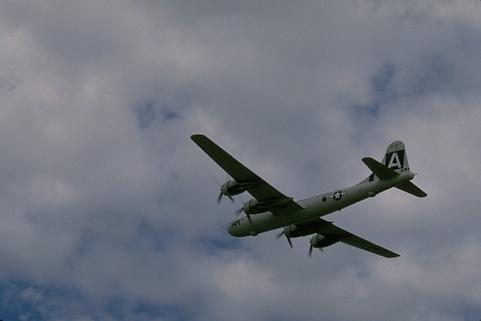
%> input picture hw2/Problem4/bsds_3096.jpg, 481 x 321 px
$ octave problem4p2.m   (GNU Octave 9; MATLAB toolbox functions it lacks are replaced by stand-ins)
%> lines starting %> are read from the running program, lines starting %| are printed output that depends on the picture
### hw2/Problem4/derivative_gaussian_filter.m
function [mag,theta] = derivative_gaussian_filter(I, sigma,hs)
%> called with sigma = 4, hs = 21
% compute magnitude and theta of image I
Dx=[0 0 0;-1 0 1;0 0 0];
Dy=[0 -1 0;0 0 0; 0 1 0];
nc=size(I,3);
%> nc = 3
Hg=gaussFilter(hs,hs,sigma);
Hx=conv2(Hg,Dx,'same');
Hy=conv2(Hg,Dy,'same');
figure;
mesh(Hx);title('G*Dx')
figure;
mesh(Hy); title('G*Dy');
%> after `title('G*Dy')`:
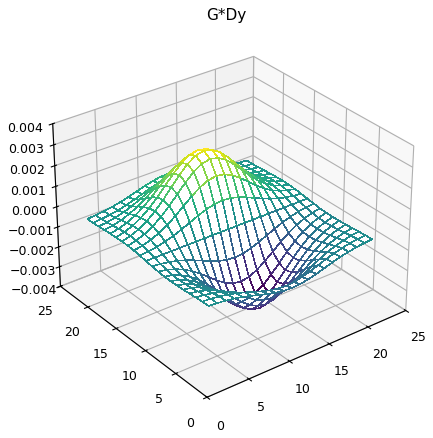
%> figure redrawn from the program's plot data
nc=size(I,3);


for c=1:nc
    diffx(:,:,c)=conv2(double(I(:,:,c)),Hx,'same');
    diffy(:,:,c)=conv2(double(I(:,:,c)),Hy,'same');
    mag(:,:,c)=sqrt(diffx(:,:,c).^2+diffy(:,:,c).^2);
end
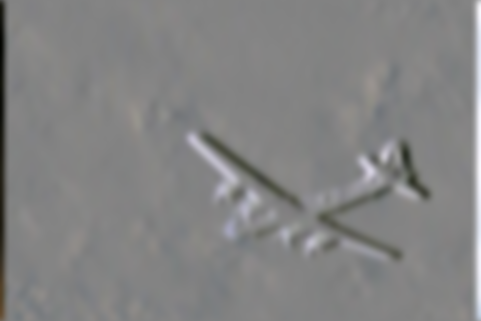
%> diffx: size 321x481x3 double; mean R, G, B -4.97e-05, -3.26e-05, -3e-05; drawn with min black and max white
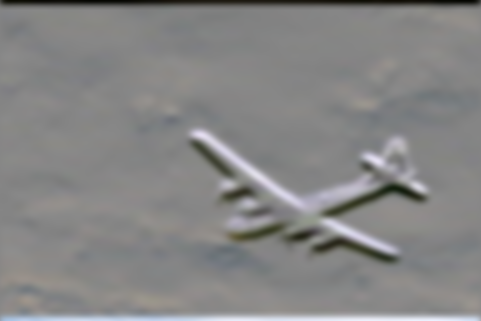
%> diffy: size 321x481x3 double; mean R, G, B 0.000454, 0.000337, 0.000204; drawn with min black and max white
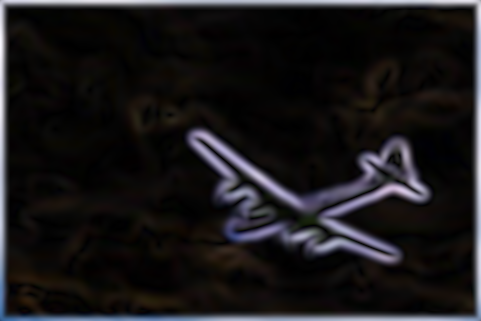
%> mag: size 321x481x3 double; mean R, G, B 0.0121, 0.0113, 0.012; drawn with min black and max white
theta=zeros(size(I,1),size(I,2));

for i=1:size(I,1)
    for j=1:size(I,2)
        if max(mag(i,j,:))==mag(i,j,1)
            theta(i,j)=atan(diffy(i,j,1)/diffx(i,j,1));
        else
            if max(mag(i,j,:))==mag(i,j,2)
             theta(i,j)=atan(diffy(i,j,2)/diffx(i,j,2));
            else
                theta(i,j)=atan(diffy(i,j,3)/diffx(i,j,3));
            end
        end
    end
end
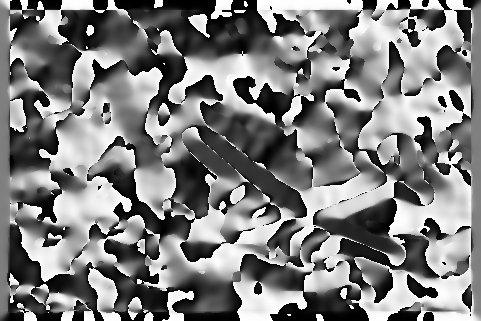
%> theta: size 321x481 double; min -1.57, max 1.57, mean -0.0142; drawn with min black and max white
for i=1:nc
    mag(:,:,i)=uint8((mag(:,:,i)-min(min(mag(:,:,i))))...
        /(max(max(mag(:,:,i)))-min(min(mag(:,:,i))))*255);
end

theta=theta-min(theta(:));

figure;
subplot(1,3,1), imshow(diffx(:,:,1),[]); title('x direction Channel R');
subplot(1,3,2), imshow(diffx(:,:,2),[]); title('x direction Channel G');
subplot(1,3,3), imshow(diffx(:,:,3),[]); title('x direction Channel B');
figure;
subplot(1,3,1), imshow(diffy(:,:,1),[]); title('y direction Channel R');
subplot(1,3,2), imshow(diffy(:,:,2),[]); title('y direction Channel G');
subplot(1,3,3), imshow(diffy(:,:,3),[]); title('y direction Channel B');

### hw2/Problem4/gaussFilter.m
function h = gaussFilter(n1,n2,std)
for i = 1 : n2
    for j = 1 : n1
        u = [j-(n1+1)/2 ;i-(n2+1)/2];
        h(i,j) = gauss(u,std);
    end
end
h = h / sum(h(:));
end

### hw2/Problem4/problem4p2.m
%%
%CS280 HW2 Problem 4 part 2
%Jiaying Shi
%shijy07@berkeley.edu
%
clear all;
close all;
clc;
%%
% IMG_FILE='bsds_253027.jpg';%zibra
IMG_FILE='bsds_3096.jpg';%plane
img=im2single(imread(IMG_FILE));
[mag,theta]=derivative_gaussian_filter(img,4,21);
figure;
subplot(1,3,1),imshow(mag(:,:,1),[]),title('Gradient Magnitude Channel R');
subplot(1,3,2),imshow(mag(:,:,2),[]),title('Gradient Magnitude Channel G');
subplot(1,3,3),imshow(mag(:,:,3),[]),title('Gradient Magnitude Channel B');
figure;
imshow(theta,[]),title('Gradient Orientation');
imwrite(theta,['Thetag_',IMG_FILE],'JPEG');
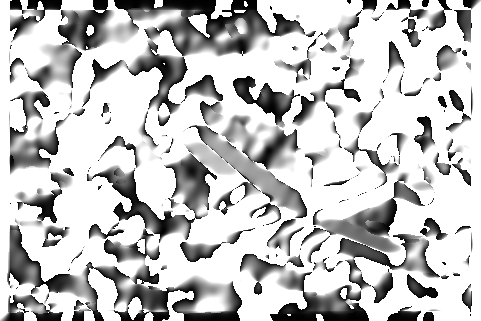
%> saved as Thetag_bsds_3096.jpg: size 321x481 uint8; min 0, max 255, mean 194.7

max_mag=255;
threshold=0.2;
figure;
title('threshold: 0.4 of max magnitude');
mag1=mag;
mag1(mag1<threshold*max_mag)=0;
subplot(1,3,1),imshow(mag1(:,:,1),[]),title('Channel R');
subplot(1,3,2),imshow(mag1(:,:,2),[]),title('Channel G');
subplot(1,3,3),imshow(mag1(:,:,3),[]),title('Channel B');
threshold=0.4;
mag2=mag;
figure;
title('threshold: 0.6 of max magnitude');
mag2(mag2<threshold*max_mag)=0;
subplot(1,3,1),imshow(mag2(:,:,1),[]),title('Channel R');
subplot(1,3,2),imshow(mag2(:,:,2),[]),title('Channel G');
subplot(1,3,3),imshow(mag2(:,:,3),[]),title('Channel B');

threshold=0.6;
mag3=mag;
figure;
title('threshold: 0.8 of max magnitude');
mag3(mag3<threshold*max_mag)=0;
subplot(1,3,1),imshow(mag3(:,:,1),[]),title('Channel R');
subplot(1,3,2),imshow(mag3(:,:,2),[]),title('Channel G');
subplot(1,3,3),imshow(mag3(:,:,3),[]),title('Channel B');

theta1=theta;
theta2=theta;
theta3=theta;
t1=0.4;
t2=0.6;
t3=0.8;
max_theta=max(theta(:));
%> max_theta = 3.14
theta1(max(mag,[],3)<max_mag*t1)=0;
theta2(max(mag,[],3)<max_mag*t2)=0;
theta3(max(mag,[],3)<max_mag*t3)=0;
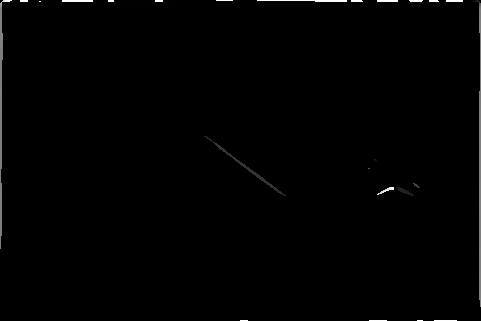
%> theta3: size 321x481 double; min 0, max 3.14, mean 0.0219; drawn with min black and max white

figure;
subplot(1,3,1),imshow(theta1,[]);title('threshold: 0.4 of max mag');
subplot(1,3,2),imshow(theta2,[]);title('threshold: 0.6 of max mag');
subplot(1,3,3),imshow(theta3,[]);title('threshold: 0.8 of max mag');

$ run again, with hw2/Problem4/bsds_156065.jpg copied over hw2/Problem4/bsds_3096.jpg
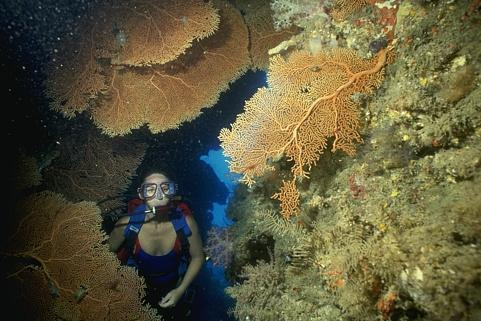
%> input picture hw2/Problem4/bsds_156065.jpg, 481 x 321 px
%> max_theta = 3.14
%> `theta1(max(mag,[],3)<max_mag*t1)=0;`:
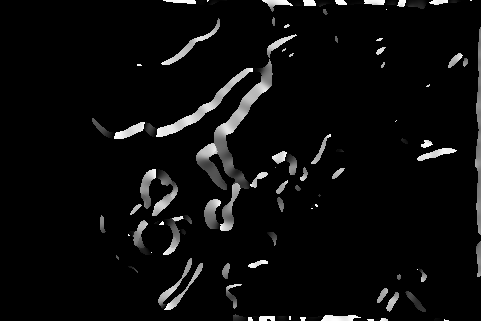
%> theta1: size 321x481 double; min 0, max 3.14, mean 0.144; drawn with min black and max white
